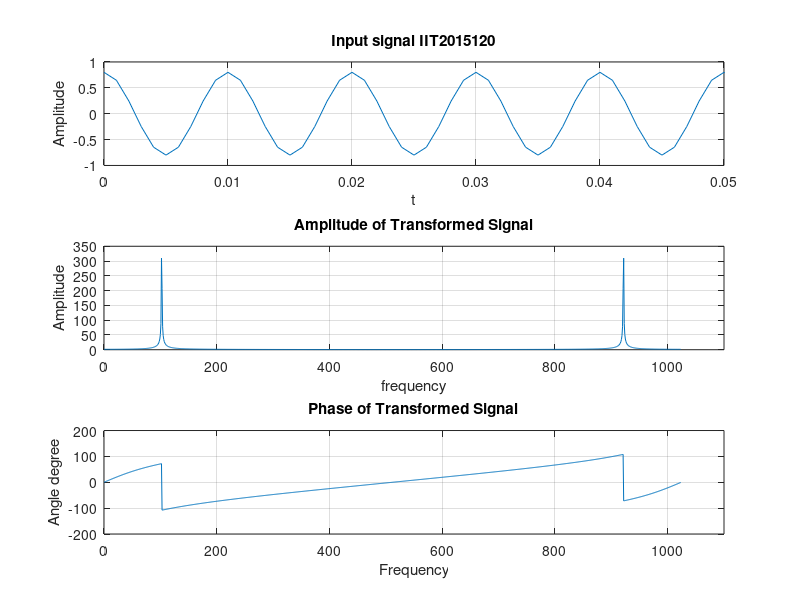

Write MATLAB code to recreate this figure.
fs = 1000;
ts = 1/fs;
N = 1024;
t = [0:1:N-1]*(1/fs);
x = 0.8*cos(2*pi*100*t);
subplot(3,1,1);
plot(t,x);
axis([0 0.05 -1 1]);
grid;
xlabel('t');
ylabel('Amplitude');
title('Input signal IIT2015120');
x1 = fft(x,N);
k = 0:N-1;
Xmag = abs(x1);
subplot(3,1,2);
plot(k,Xmag);
grid;
xlabel('frequency');
ylabel('Amplitude');
axis([0 1100 0 350])
title('Amplitude of Transformed Signal');
Xphase = angle(x1)*(180/pi);
subplot(3,1,3);
plot(k,Xphase);
grid;
xlabel('Frequency');
ylabel('Angle degree');
axis([0 1100 -200 200]);
title('Phase of Transformed Signal');